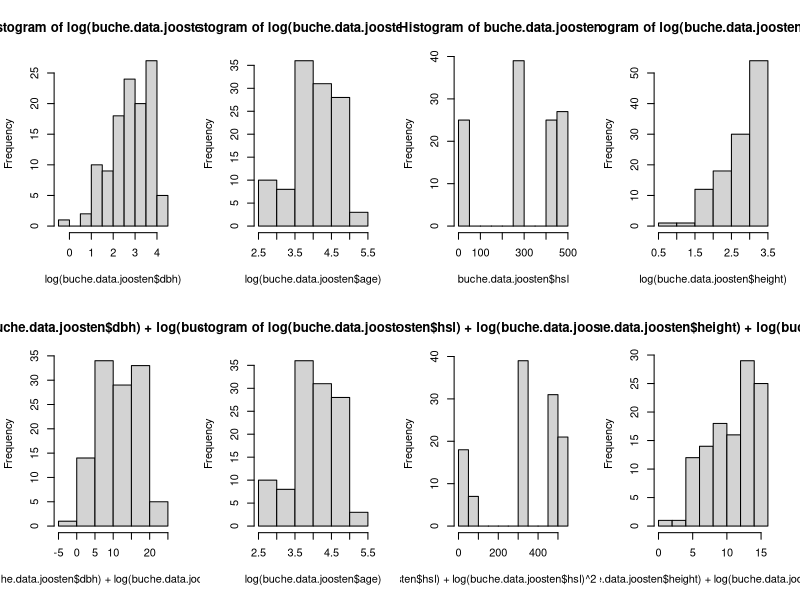
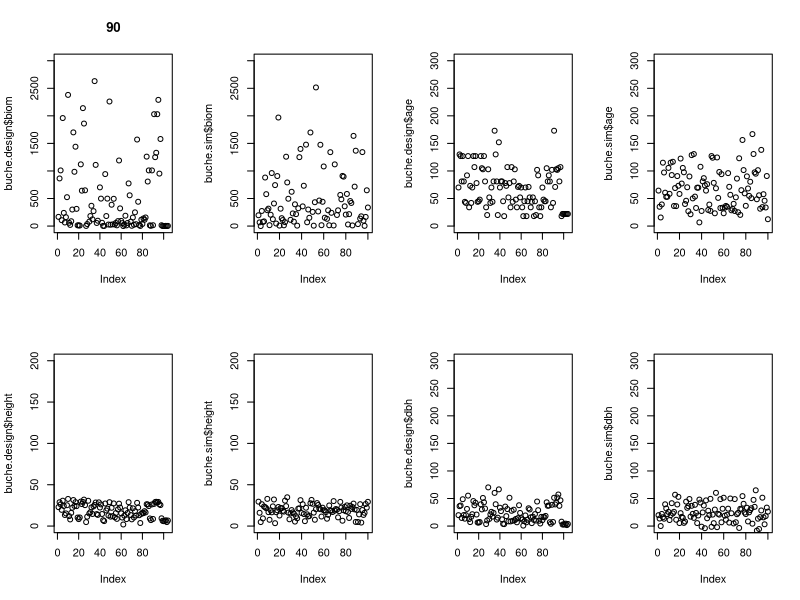
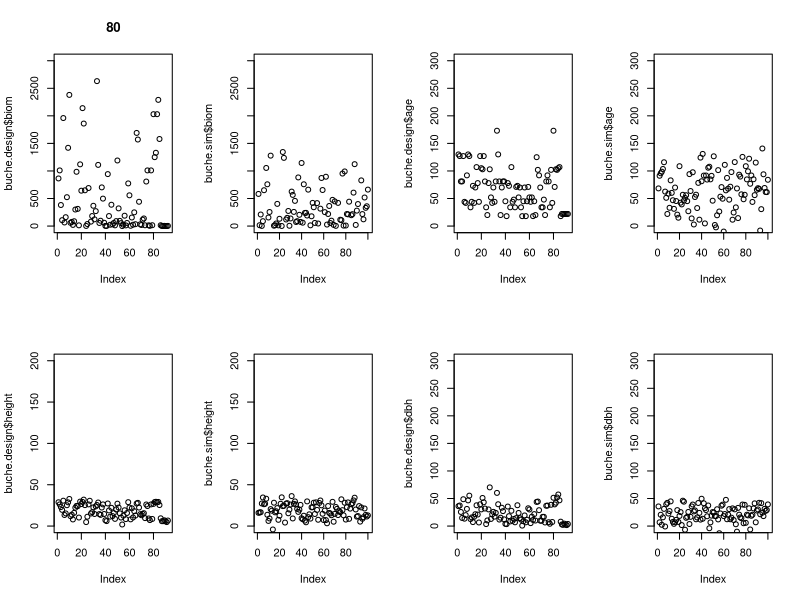
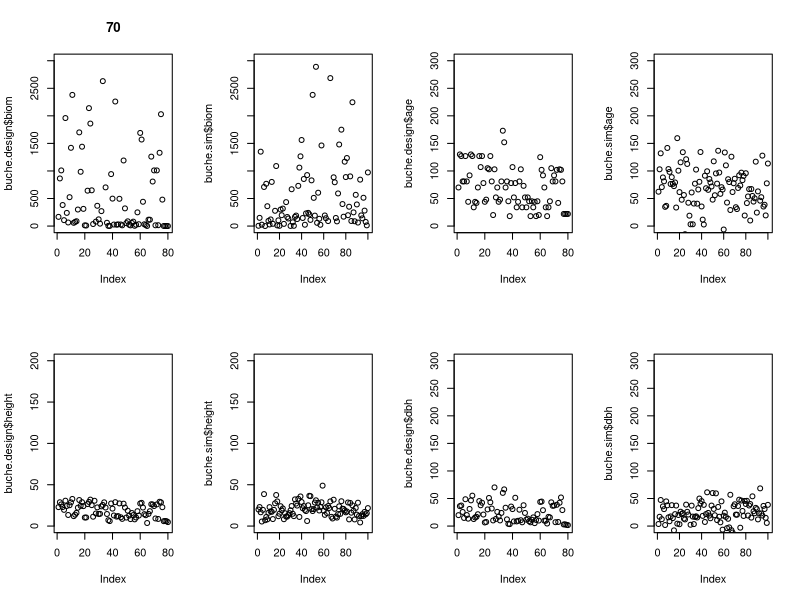
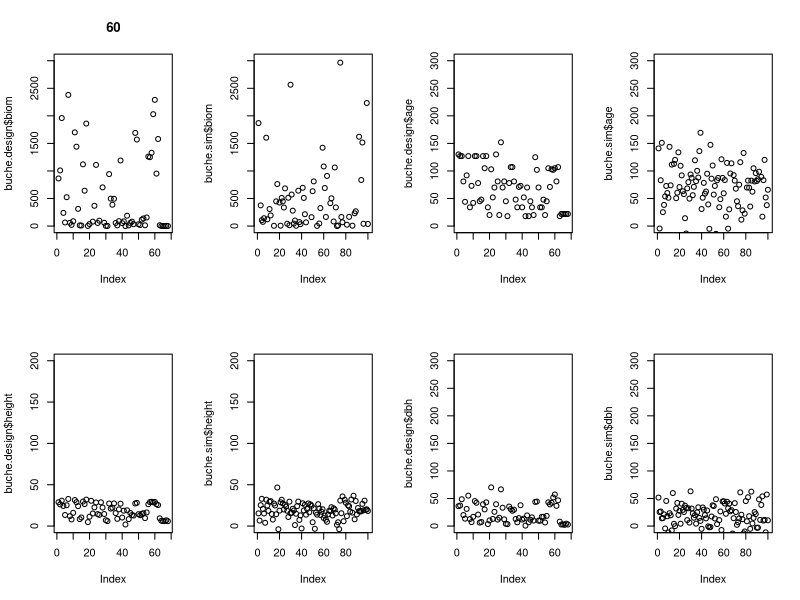
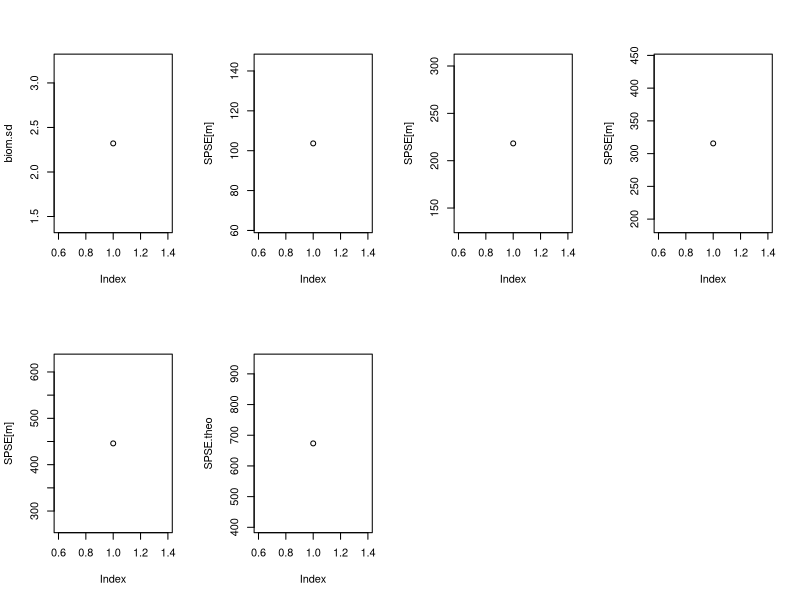

These charts were generated, in order, by the following R code:
# Setzen des Working Directory
# setwd("~/Documents/Master Data Science/Statistische Verfahren/Projekt/Statistische-Verfahren--Projekt-4.1-Buche/Aufgabenstellung")
# Laden der Daten aus CSV
buche.data = read.csv("buche.csv", sep=",")
head(buche.data)
# Seed fuer den Random Number Generator
set.seed(0)

# Aufteilen des Datensatzes in Teildatensaetze jedes einzelogen Autors
buche.data.joosten = subset(buche.data, buche.data[,1] == "Joosten")

## Best subset selection
# 1. maximales Modell festlegen
# 2. alle Teilmodelle sind Kandidatenmodelle
# 3. Entscheidung basierend auf Mallow's Cp
# 4. Schaetzer fuer SPSE = Cp * sigma2.max + n* sigma2.max

## leaps
require("leaps")

# joosten
buche.bss.joosten = regsubsets(log(biom)~1+ I(log(dbh))+I(log(dbh)^2)+I(log(age))+I(log(age)^2)+I(log(height))+I(log(height)^2)+hsl+I(hsl^2)+I(log(hsl))+I(log(hsl)^2), data = buche.data.joosten, nbest = 3) ## nbest = 3, jeweils die drei besten Modelle gleicher Parameterzahl
# summary(buche.bss.joosten)

summary(buche.bss.joosten)$cp
summary(buche.bss.joosten)$which[22,] # Modell 22 liefert betragsmaessig besten CP-Wert (8.344969)

m.joosten = lm(log(biom)~1+ I(log(dbh))+I(log(dbh)^2)+I(log(age))+I(log(height))+I(log(height)^2)+hsl+I(log(hsl))+I(log(hsl)^2), data = buche.data.joosten)

## Simulation
# Genutzter Datensatz und Anzal der Outputs fuer Kreuzvalidierung
buche.data.used = buche.data.joosten

# Anzahl der Beobachtungen fuer den gewaehlten Datensatz
numberObs = nrow(buche.data.used)

cross.length.out = numberObs

# Initialisierung
SPSE = rep(0,4)
SPSE.theo = rep(0,4)
n = 100
reps = 1 

## Kreuzalidierung
index = rep(1:10, length.out = cross.length.out)

par(mfrow = c(2,4))
hist(log(buche.data.joosten$dbh))
hist(log(buche.data.joosten$age))
hist(buche.data.joosten$hsl)
hist(log(buche.data.joosten$height))
hist(log(buche.data.joosten$dbh) + log(buche.data.joosten$dbh)^2)
hist(log(buche.data.joosten$age))
hist(log(buche.data.joosten$hsl) + log(buche.data.joosten$hsl)^2 + buche.data.joosten$hsl)
hist(log(buche.data.joosten$height) + log(buche.data.joosten$height)^2)


for(m in 1:4){
  for(j in 1:reps){
    index = sample(index)
    i = c(1:(m))
    ## Zerlegung
    buche.test= buche.data.used[index %in% i,]
    buche.design= buche.data.used[!(index %in% i),]
    
    ## Simulation
    biom.mean = mean(buche.design$biom)
    biom.sd = sd(buche.design$biom)
    #biom.sim = rnorm(n, mean = biom.mean, sd = biom.sd)
    
    age.mean = mean(buche.design$age)
    age.sd = sd(buche.design$age)
    age.sim = rnorm(n, mean = age.mean, sd = age.sd)
    
    dbh.mean = mean(buche.design$dbh)
    dbh.sd = sd(buche.design$dbh)
    dbh.sim = rnorm(n, mean = dbh.mean, sd = dbh.sd)
    
    height.mean = mean(buche.design$height)
    height.sd = sd(buche.design$height)
    height.sim = rnorm(n, mean = height.mean, sd = height.sd)
    
    hsl.mean = mean(buche.design$hsl)
    hsl.sd = sd(buche.design$hsl)
    hsl.sim = rnorm(n, mean = hsl.mean, sd = hsl.sd)
    
    m.joosten.design = lm(log(biom)~1+ I(log(dbh))+I(log(dbh)^2)+I(log(age))+I(log(height))+I(log(height)^2)+hsl+I(log(hsl))+I(log(hsl)^2), data = buche.design)
    buche.sim.temp = data.frame(age = age.sim, dbh = dbh.sim, height = height.sim, hsl = hsl.sim)
    biom.sim = exp(predict(m.joosten.design, newdata=buche.sim.temp))
    
    buche.sim = data.frame(hsl = hsl.sim, age = age.sim, dbh = dbh.sim, height = height.sim, biom = biom.sim)
    
    #(buche.sim)
    #plot(buche.design)
    #plot(buche.data.used)
    plot(buche.design$biom, ylim=c(0,3000), main = 100 - m*10)
    plot(buche.sim$biom, ylim=c(0,3000))
    plot(buche.design$age, ylim=c(0,300))
    plot(buche.sim$age, ylim=c(0,300))
    plot(buche.design$height, ylim=c(0,200))
    plot(buche.sim$height, ylim=c(0,200))
    plot(buche.design$dbh, ylim=c(0,300))
    plot(buche.sim$dbh, ylim=c(0,300))
    
    
    # Muessen die simulierten Biomassedaten nicht zu den Parametern passen? Wie wird das erreicht?
    # Wie bekommen wir Simulierte Parameter zu den simulierten Biomassedaten?
    # In einer Loesung von vorherigen Studenten wurden einfach zufaellig Daten aus der Designmatrix mit den simulierten Biomassedaten verknuepft. Wieso ist das zielfuehrend?
    
    ## Parameterschaetzung
    #TODO: verwenden der Simulationsdaten fuer die Berechunung der Parameter
    m.joosten = lm(log(biom)~1+ I(log(dbh))+I(log(dbh)^2)+I(log(age))+I(log(height))+I(log(height)^2)+hsl+I(log(hsl))+I(log(hsl)^2), data = buche.sim)
   
    ## Prognosefehler
    
    ## Erwarteter SPSE
    SPSE[m] = SPSE[m] + sum(log((buche.test$biom-predict(m.joosten, newdata=buche.test))^2))
    
    ## Theoretischer SPSE
    # SPSE = n*sd^2 + (bias ist NULL, da Zufallszahlen Erwartungstreu) + |M|*sd^2
    numberObs.sim = nrow(buche.design)  # Anzahl der Beobachtungen fuer den gewaehlten Datensatz
    #SPSE.theo[m] = SPSE.theo[m] + (n*biom.sd^2 + numberObs.sim*biom.sd^2)/nrow(buche.design) #Biasterm ist Null
    
  }
  SPSE[m] = SPSE[m]/reps
  #SPSE.theo[m] = SPSE.theo[m]/reps
}

biom.sd = sd(log(buche.data.joosten$biom))
plot(biom.sd)
M = length(coef(m.joosten))
SPSE.theo = nrow(buche.data.joosten)*(biom.sd^2) + M * (biom.sd^2) #Biasterm ist Null

for(m in 1:4) {
  plot(SPSE[m])
}
plot(SPSE.theo)
